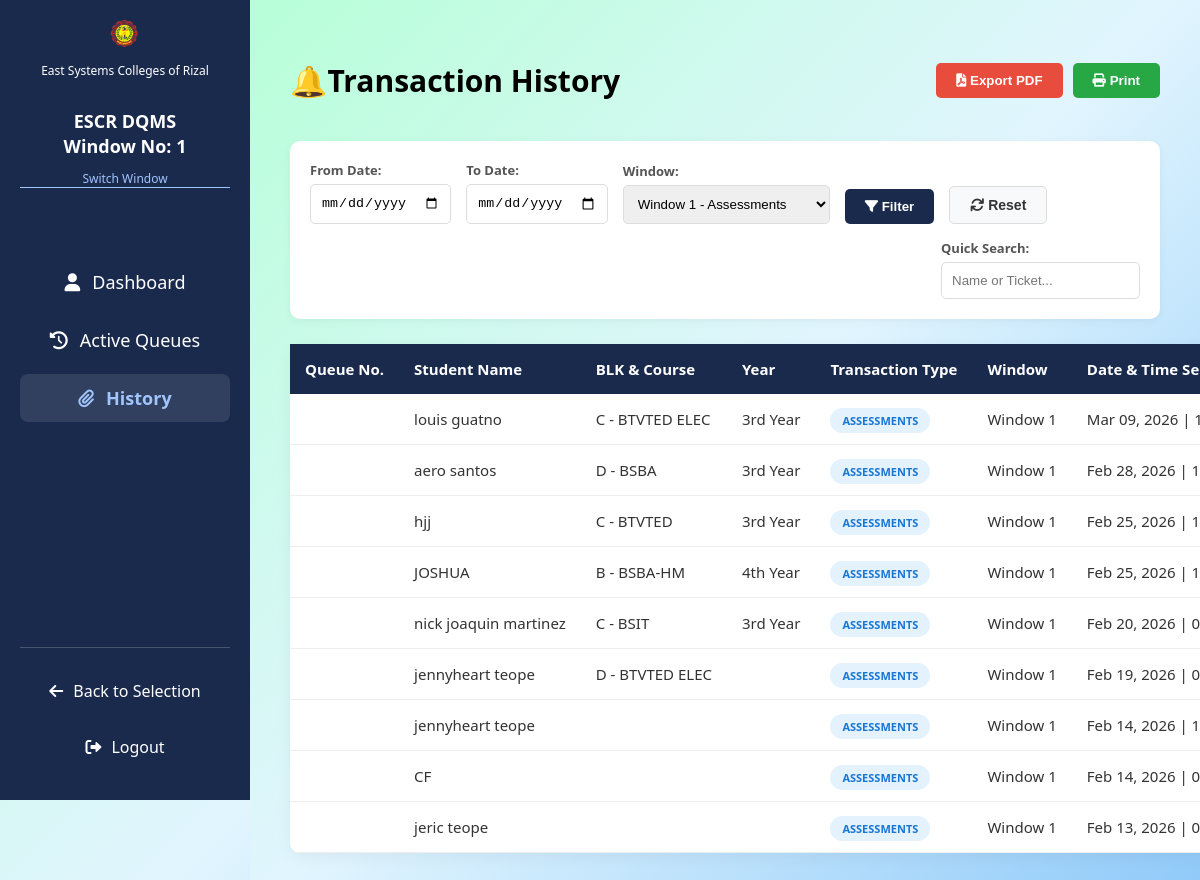
Page /history.php?window=1 (signed in) on the committed database.
### tables this page shows
CREATE TABLE `transaction_history` (
  `id` int(11) NOT NULL,
  `student_name` varchar(255) DEFAULT NULL,
  `student_id` varchar(50) DEFAULT NULL,
  `blk_course` varchar(100) DEFAULT NULL,
  `queue_number` varchar(10) DEFAULT NULL,
  `transaction_type` varchar(100) DEFAULT NULL,
  `window_number` int(11) DEFAULT NULL,
  `served_by_window` int(11) DEFAULT NULL,
  `completed_at` timestamp NOT NULL DEFAULT current_timestamp(),
  `served_at` datetime DEFAULT current_timestamp(),
  `year` varchar(20) NOT NULL
);

### history.php (the view, shortened to what this page needs)
<?php
include 'db_config.php';
$start_date = isset($_GET['start_date']) ? $_GET['start_date'] : '';
$end_date = isset($_GET['end_date']) ? $_GET['end_date'] : '';
$window_filter = isset($_GET['window']) ? $_GET['window'] : '';
$search = isset($_GET['search']) ? trim($_GET['search']) : '';
$params = [];
$types = "";
$query = "SELECT * FROM transaction_history WHERE 1=1";
if ($window_filter != '') {
    $query .= " AND window_number = ?";
    $params[] = $window_filter;
    $types .= "s";
}
$query .= " ORDER BY served_at DESC";
if (count($params) > 0) {
    $stmt = $conn->prepare($query);
    $stmt->bind_param($types, ...$params);
    $stmt->execute();
    $history_res = $stmt->get_result();
} else {
    $history_res = $conn->query($query);
}
?>
<!DOCTYPE html>
<html lang="en">
<head>
    <link rel="stylesheet" href="https://cdnjs.cloudflare.com/ajax/libs/font-awesome/6.0.0/css/all.min.css">
    <link rel="stylesheet" href="responsive.css">
</head>
<body>
<div class="sidebar">
    <div class="sidebar-header">
        <img src="escr-logo.png" alt="Logo">
        <p style="font-size: 12px; margin: 0;">East Systems Colleges of Rizal</p>
        <br>
        <h2>ESCR DQMS<br>Window No: <?php echo isset($_SESSION['active_window']) ? $_SESSION['active_window'] : '1'; ?></h2>
        <a href="window_selection.php" class="switch-link">Switch Window</a>
    </div>
    <ul class="nav-links">
        <li><a href="staff_dashboard.php"><i class="fa fa-user"></i> Dashboard</a></li>
        <li><a href="active_queues.php"><i class="fa fa-history"></i> Active Queues</a></li>
        <li><a href="history.php" class="active"><i class="fa fa-paperclip"></i> History</a></li>
    </ul>
    <div class="sidebar-footer">
        <a href="admin_selection.php"><i class="fa fa-arrow-left"></i> Back to Selection</a>
        <a href="logout.php"><i class="fa fa-sign-out-alt"></i> Logout</a>
    </div>
</div>
<div class="main-content">
    <div style="display:flex; justify-content:space-between; align-items:center; margin-bottom:20px;">
        <h1>🔔Transaction History</h1>
        <div style="display:flex; gap:10px;">
            <button onclick="exportPDF()" class="btn-filter" style="background:#e74c3c;">
                <i class="fa fa-file-pdf"></i> Export PDF
            </button>
            <button onclick="window.print()" class="btn-filter" style="background:#28a745;">
                <i class="fa fa-print"></i> Print
            </button>
        </div>
    </div>
    <div class="filter-card">
        <form method="GET" action="history.php" class="filter-row">
            <div class="filter-group">
                <label>From Date:</label>
                <input type="date" name="start_date" value="<?php echo $start_date; ?>">
            </div>
            <div class="filter-group">
                <label>To Date:</label>
                <input type="date" name="end_date" value="<?php echo $end_date; ?>">
            </div>
            <div class="filter-group">
                <label>Window:</label>
                <select name="window" style="padding: 10px; border: 1px solid #ddd; border-radius: 5px; outline: none;">
                    <option value="1" <?php echo $window_filter == '1' ? 'selected' : ''; ?>>Window 1 - Assessments</option>
                </select>
            </div>
            <button type="submit" class="btn-filter"><i class="fa fa-filter"></i> Filter</button>
            <button type="button" class="btn-reset" onclick="window.location.href='history.php'"><i class="fa fa-refresh"></i> Reset</button>
            <div class="filter-group" style="margin-left:auto;">
                <label>Quick Search:</label>
                <input type="text" name="search" class="search-input" placeholder="Name or Ticket..." value="<?php echo htmlspecialchars($search); ?>">
            </div>
        </form>
    </div>
    <table class="history-table" id="historyTable">
        <thead>
            <tr>
                <th>Queue No.</th>
                <th>Student Name</th>
                <th>BLK & Course</th>
                <th>Year</th>
                <th>Transaction Type</th>
                <th>Window</th>
                <th>Date & Time Served</th>
            </tr>
        </thead>
        <tbody>
            <?php while($row = mysqli_fetch_assoc($history_res)):
                $badge_class = 'badge-other';
                if($row['transaction_type'] == 'Assessments') $badge_class = 'badge-assess';
            ?>
            <tr>
                <td><strong><?php echo $row['queue_number']; ?></strong></td>
                <td><?php echo htmlspecialchars($row['student_name'] ?? ''); ?></td>
                <td><?php echo htmlspecialchars($row['blk_course'] ?? ''); ?></td>
                <td><?php echo htmlspecialchars($row['year'] ?? ''); ?></td>
                <td><span class="badge <?php echo $badge_class; ?>"><?php echo $row['transaction_type']; ?></span></td>
                <td>Window <?php echo $row['window_number']; ?></td>
                <td><?php echo date('M d, Y | h:i A', strtotime($row['served_at'])); ?></td>
            </tr>
            <?php endwhile; ?>
        </tbody>
    </table>
</div>
</body>
</html>

### responsive.css (style rules this page uses)
@media screen and (min-width: 1200px) and (max-width: 1439px) { html { font-size: 15px; } }
* { scrollbar-width: thin; scrollbar-color: #1a2a4d #f1f1f1; }

### history.php (style rules this page uses)
body { font-family: 'Segoe UI', sans-serif; background: linear-gradient(135deg, #b7ffd8 0%, #e1f5fe 50%, #90caf9 100%); margin: 0; }
.sidebar { width: 250px; background-color: #1a2a4d; color: white; height: 100vh; padding: 20px; position: fixed; top: 0; left: 0; display: flex; flex-direction: column; box-sizing: border-box; overflow-y: auto; }
.sidebar-header { text-align: center; margin-bottom: 30px; }
.sidebar-header img { width: clamp(40px, 8vw, 50px); margin-bottom: 10px; }
.sidebar h2 { font-size: clamp(14px, 3vw, 18px); text-align: center; margin: 10px 0; line-height: 1.4; }
.sidebar .switch-link { color: #a1c4fd; text-decoration: none; font-size: 12px; border-bottom: 1px solid; transition: 0.3s; display: block; margin-top: 10px; text-align: center; }
.nav-links { list-style: none; padding: 0; margin-top: 30px; margin-bottom: 20px; }
.nav-links li { margin: 10px 0; }
.nav-links a { color: white; text-decoration: none; display: flex; align-items: center; justify-content: center; gap: 12px; font-size: clamp(14px, 2.5vw, 18px); transition: 0.3s; padding: 12px 15px; border-radius: 8px; text-align: center; }
.nav-links a.active { color: #a1c4fd; background: rgba(255,255,255,0.1); font-weight: bold; }
.sidebar-footer { margin-top: auto; padding-top: 20px; border-top: 1px solid rgba(255,255,255,0.2); }
.sidebar-footer a { color: white; text-decoration: none; display: flex; align-items: center; justify-content: center; gap: 10px; font-size: clamp(12px, 2vw, 16px); padding: 12px 15px; border-radius: 8px; transition: 0.3s; margin-bottom: 10px; }
.main-content { margin-left: 250px; padding: clamp(15px, 4vw, 40px); width: calc(100% - 250px); box-sizing: border-box; background: linear-gradient(135deg, #b7ffd8 0%, #e1f5fe 50%, #90caf9 100%); min-height: 100vh; overflow-x: hidden; text-align: left; }
.filter-card { background: white; padding: 20px; border-radius: 10px; box-shadow: 0 2px 10px rgba(0,0,0,0.05); margin-bottom: 25px; text-align: left; }
.filter-row { display: flex; flex-wrap: wrap; gap: 15px; align-items: flex-end; }
.filter-group { display: flex; flex-direction: column; gap: 5px; }
.filter-group label { font-size: 13px; font-weight: bold; color: #555; }
input[type="date"], .search-input { padding: 10px; border: 1px solid #ddd; border-radius: 5px; outline: none; }
.btn-filter { background: #1a2a4d; color: white; border: none; padding: 10px 20px; border-radius: 5px; cursor: pointer; font-weight: bold; }
.btn-reset { background: #f8f9fa; color: #333; border: 1px solid #ddd; padding: 10px 20px; border-radius: 5px; text-decoration: none; font-size: 14px; cursor: pointer; font-weight: bold; transition: 0.3s; }
.history-table { width: 100%; border-collapse: collapse; background: white; border-radius: 10px; overflow: hidden; box-shadow: 0 5px 15px rgba(0,0,0,0.05); overflow-x: auto; max-width: 100%; }
.history-table { text-align: left; }
.history-table th { background-color: #1a2a4d; color: white; padding: 15px; text-align: left; white-space: nowrap; }
.history-table td { padding: 15px; border-bottom: 1px solid #eee; color: #333; white-space: nowrap; }
.badge { padding: 5px 12px; border-radius: 20px; font-size: 11px; font-weight: bold; text-transform: uppercase; }
.badge-assess { background: #e3f2fd; color: #1976d2; }

### rows in the picture
transaction_history: student_name "louis guatno", blk_course "C - BTVTED ELEC", year "3rd Year", transaction_type "ASSESSMENTS", window_number "1", served_at "Mar 09, 2026 |…"
transaction_history: student_name "aero santos", blk_course "D - BSBA", year "3rd Year", transaction_type "ASSESSMENTS", window_number "1", served_at "Feb 28, 2026 |…"
transaction_history: student_name "hjj", blk_course "C - BTVTED", year "3rd Year", transaction_type "ASSESSMENTS", window_number "1", served_at "Feb 25, 2026 |…"
transaction_history: student_name "JOSHUA", blk_course "B - BSBA-HM", year "4th Year", transaction_type "ASSESSMENTS", window_number "1", served_at "Feb 25, 2026 |…"
transaction_history: student_name "nick joaquin martinez", blk_course "C - BSIT", year "3rd Year", transaction_type "ASSESSMENTS", window_number "1", served_at "Feb 20, 2026 |…"
transaction_history: student_name "jennyheart teope", blk_course "D - BTVTED ELEC", transaction_type "ASSESSMENTS", window_number "1", served_at "Feb 19, 2026 |…"
transaction_history: student_name "jennyheart teope", transaction_type "ASSESSMENTS", window_number "1", served_at "Feb 14, 2026 |…"
transaction_history: student_name "CF", transaction_type "ASSESSMENTS", window_number "1", served_at "Feb 14, 2026 |…"
transaction_history: student_name "jeric teope", transaction_type "ASSESSMENTS", window_number "1", served_at "Feb 13, 2026 |…"
